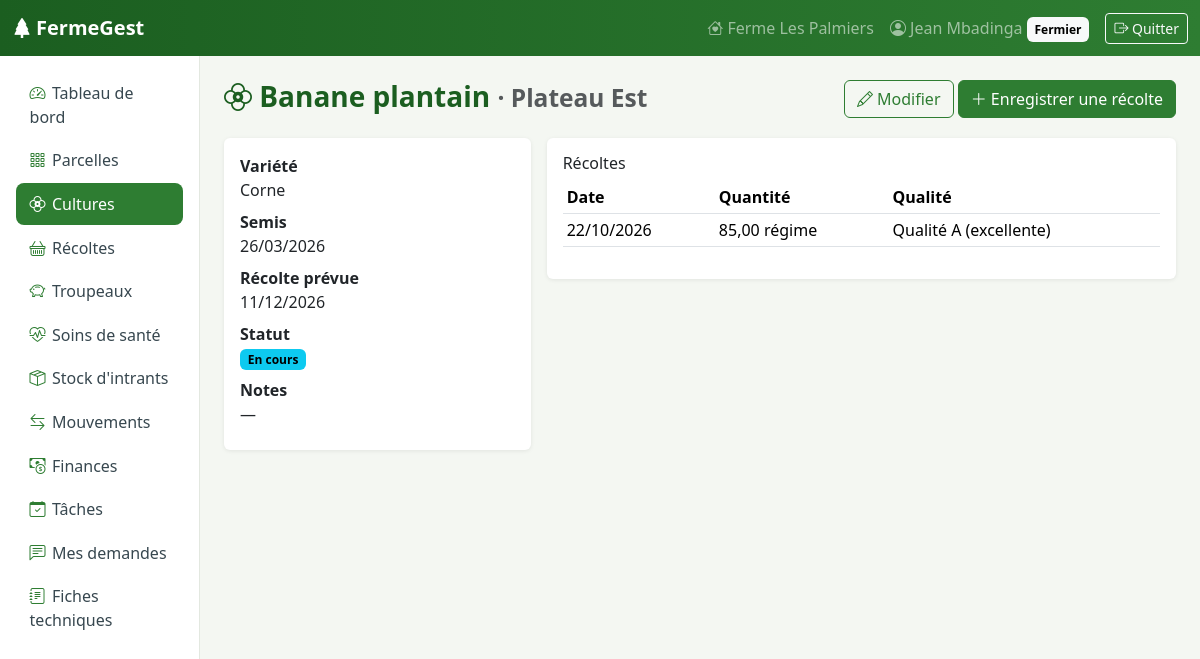
The app's page /exploitation/cultures/2/ (signed in) with its own data.
### exploitation/models.py (models this page shows, shortened)
class Ferme(models.Model):
    proprietaire = models.OneToOneField(
        settings.AUTH_USER_MODEL, on_delete=models.CASCADE, related_name="ferme"
    )
    nom = models.CharField("Nom de la ferme", max_length=120)
    localisation = models.CharField("Localisation", max_length=160)
    superficie_totale = models.DecimalField(
        "Superficie totale (ha)", max_digits=8, decimal_places=2, default=0
    )
    description = models.TextField("Description", blank=True)
    date_creation = models.DateField("Date de création", default=timezone.localdate)
    class Meta:
        verbose_name = "Ferme"
        verbose_name_plural = "Fermes"

class Culture(models.Model):
    class Statut(models.TextChoices):
        EN_COURS = "EN_COURS", "En cours"
        RECOLTEE = "RECOLTEE", "Récoltée"
        ABANDONNEE = "ABANDONNEE", "Abandonnée"
    parcelle = models.ForeignKey(Parcelle, on_delete=models.CASCADE, related_name="cultures")
    nom = models.CharField("Culture", max_length=80, help_text="Ex. : manioc, banane plantain")
    variete = models.CharField("Variété", max_length=80, blank=True)
    date_semis = models.DateField("Date de semis / plantation")
    date_recolte_prevue = models.DateField("Récolte prévue", null=True, blank=True)
    statut = models.CharField("Statut", max_length=12, choices=Statut.choices,
                              default=Statut.EN_COURS)
    notes = models.TextField("Notes", blank=True)
    class Meta:
        ordering = ["-date_semis"]

class Parcelle(models.Model):
    class TypeSol(models.TextChoices):
        ARGILEUX = "ARGILEUX", "Argileux"
        SABLEUX = "SABLEUX", "Sableux"
        LIMONEUX = "LIMONEUX", "Limoneux"
        HUMIFERE = "HUMIFERE", "Humifère"
        LATERITIQUE = "LATERITIQUE", "Latéritique"
    class Statut(models.TextChoices):
        LIBRE = "LIBRE", "Libre"
        CULTIVEE = "CULTIVEE", "Cultivée"
        JACHERE = "JACHERE", "En jachère"
    ferme = models.ForeignKey(Ferme, on_delete=models.CASCADE, related_name="parcelles")
    nom = models.CharField("Nom", max_length=80)
    superficie = models.DecimalField("Superficie (ha)", max_digits=7, decimal_places=2,
                                     validators=POSITIF)
    type_sol = models.CharField("Type de sol", max_length=12, choices=TypeSol.choices,
                                default=TypeSol.LIMONEUX)
    irrigation = models.BooleanField("Irrigation disponible", default=False)
    statut = models.CharField("Statut", max_length=10, choices=Statut.choices,
                              default=Statut.LIBRE)
    class Meta:
        ordering = ["nom"]
        unique_together = [("ferme", "nom")]

class Recolte(models.Model):
    class Unite(models.TextChoices):
        KG = "kg", "Kilogramme"
        TONNE = "t", "Tonne"
        SAC = "sac", "Sac"
        REGIME = "régime", "Régime"
    class Qualite(models.TextChoices):
        A = "A", "Qualité A (excellente)"
        B = "B", "Qualité B (bonne)"
        C = "C", "Qualité C (moyenne)"
    culture = models.ForeignKey(Culture, on_delete=models.CASCADE, related_name="recoltes")
    date = models.DateField("Date de récolte", default=timezone.localdate)
    quantite = models.DecimalField("Quantité", max_digits=10, decimal_places=2,
                                   validators=POSITIF)
    unite = models.CharField("Unité", max_length=10, choices=Unite.choices, default=Unite.KG)
    qualite = models.CharField("Qualité", max_length=1, choices=Qualite.choices,
                               default=Qualite.B)
    class Meta:
        ordering = ["-date"]

### exploitation/views.py (the view)
# urls.py: path("cultures/<int:pk>/", views.CultureDetail.as_view(), name="culture_detail"),
class CultureDetail(_DetailBase):
    modele = Culture
    ferme_lookup = "parcelle__ferme"
    template_name = "exploitation/culture_detail.html"

### comptes/context_processors.py (called while the page is built)
def navigation(request):
    user = request.user
    role, menu = None, []
    if user.is_authenticated:
        profil = getattr(user, "profil", None)
        if user.is_staff:
            role = "ADMIN"
        elif profil:
            role = profil.role
            modele = MENU_FERMIER if profil.est_fermier else MENU_EXPERT
            for libelle, nom_url, icone in modele:
                url = reverse(nom_url)
                actif = request.path == url or (
                    url.count("/") > 2 and request.path.startswith(url))
                menu.append({"libelle": libelle, "url": url, "icone": icone, "actif": actif})
    return {"role_courant": role, "menu": menu}

### comptes/models.py (called while the page is built)
    @property
    def est_fermier(self):
        return self.role == self.Role.FERMIER

### comptes/permissions.py (called while the page is built)
    def test_func(self):
        user = self.request.user
        profil = getattr(user, "profil", None)
        return bool(profil and profil.est_valide and profil.role == self.role_requis)

### exploitation/templatetags/crud_extras.py (called while the page is built)
@register.simple_tag
def cellule(objet, attribut):
    brut = getattr(objet, attribut, "")
    lecteur = getattr(objet, f"get_{attribut}_display", None)
    texte = lecteur() if lecteur else brut
    if isinstance(brut, bool):
        return format_html('<i class="bi {} "></i>', "bi-check-circle-fill text-success"
                           if brut else "bi-dash-circle text-muted")
    if brut is None or brut == "":
        return "—"
    if attribut in ATTRIBUTS_BADGE:
        return format_html('<span class="badge text-bg-{}">{}</span>',
                           BADGES.get(brut, "secondary"), texte)
    if not lecteur and isinstance(brut, (int, float)) or hasattr(brut, "as_tuple"):
        return formats.localize(brut, use_l10n=True)
    if hasattr(brut, "strftime"):
        return formats.date_format(brut, "SHORT_DATE_FORMAT")
    return texte

### exploitation/views.py (called while the page is built)
    def get_queryset(self):
        return self.modele.objects.filter(**{self.ferme_lookup: self.request.user.ferme})

    def get_context_data(self, **kwargs):
        ctx = super().get_context_data(**kwargs)
        ctx.update(prefixe=self.prefixe, titre_pluriel=self.titre_pluriel,
                   titre_singulier=self.titre_singulier, icone=self.icone)
        return ctx

### templates/exploitation/culture_detail.html (shortened to what this page needs)
{% extends "base.html" %}{% load crud_extras %}
{% block contenu %}
<div class="d-flex justify-content-between mb-3"><h1 class="page-titre h3"><i class="bi bi-flower2"></i> {{ object.nom }} <small class="text-muted">· {{ object.parcelle.nom }}</small></h1>
<div><a class="btn btn-outline-primary" href="{% url 'exploitation:culture_modifier' object.pk %}"><i class="bi bi-pencil"></i> Modifier</a>
<a class="btn btn-primary" href="{% url 'exploitation:recolte_creer' %}?culture={{ object.pk }}"><i class="bi bi-plus-lg"></i> Enregistrer une récolte</a></div></div>
<div class="row g-3">
  <div class="col-md-4"><div class="card"><div class="card-body"><dl class="mb-0">
    <dt>Variété</dt><dd>{{ object.variete|default:"—" }}</dd>
    <dt>Semis</dt><dd>{{ object.date_semis|date:"d/m/Y" }}</dd>
    <dt>Récolte prévue</dt><dd>{{ object.date_recolte_prevue|date:"d/m/Y"|default:"—" }}</dd>
    <dt>Statut</dt><dd>{% cellule object 'statut' %}</dd>
    <dt>Notes</dt><dd>{{ object.notes|default:"—" }}</dd></dl></div></div></div>
  <div class="col-md-8"><div class="card"><div class="card-body"><h2 class="h6">Récoltes</h2>
    <table class="table table-sm"><thead><tr><th>Date</th><th>Quantité</th><th>Qualité</th></tr></thead>
    {% for r in object.recoltes.all %}<tr><td>{{ r.date|date:"d/m/Y" }}</td><td>{{ r.quantite }} {{ r.unite }}</td><td>{{ r.get_qualite_display }}</td></tr>
    {% empty %}<tr><td colspan="3" class="text-muted">Aucune récolte enregistrée.</td></tr>{% endfor %}</table></div></div></div>
</div>
{% endblock %}

### templates/base.html (shortened to what this page needs)
{% load static %}<!DOCTYPE html>
<html lang="fr">
<head>
  <link rel="stylesheet" href="{% static 'vendor/bootstrap/bootstrap.min.css' %}">
  <link rel="stylesheet" href="{% static 'vendor/bootstrap-icons/bootstrap-icons.min.css' %}">
  <link rel="stylesheet" href="{% static 'css/app.css' %}">
</head>
<body>
<nav class="navbar navbar-dark navbar-ferme navbar-expand sticky-top">
  <div class="container-fluid">
    <a class="navbar-brand fw-bold" href="{% url 'comptes:accueil' %}"><i class="bi bi-tree-fill me-1"></i>FermeGest</a>
    <ul class="navbar-nav ms-auto align-items-center">
      {% if user.is_authenticated %}
        {% if role_courant == 'ADMIN' %}
          <li class="nav-item"><a class="nav-link" href="{% url 'admin:index' %}"><i class="bi bi-gear"></i> Administration</a></li>
        {% elif role_courant == 'FERMIER' %}
          <li class="nav-item"><a class="nav-link" href="{% url 'exploitation:ferme_modifier' %}"><i class="bi bi-house-heart"></i><span class="d-none d-lg-inline"> {{ user.ferme.nom }}</span></a></li>
        {% endif %}
        <li class="nav-item"><a class="nav-link" href="{% url 'comptes:profil' %}"><i class="bi bi-person-circle"></i><span class="d-none d-md-inline"> {{ user.get_full_name|default:user.username }}</span>
          {% if role_courant == 'EXPERT' %}<span class="badge text-bg-warning d-none d-sm-inline">Expert</span>{% elif role_courant == 'FERMIER' %}<span class="badge text-bg-light d-none d-sm-inline">Fermier</span>{% endif %}</a></li>
        <li class="nav-item">
          <form method="post" action="{% url 'comptes:deconnexion' %}" class="d-inline">{% csrf_token %}
            <button class="btn btn-sm btn-outline-light ms-2"><i class="bi bi-box-arrow-right"></i><span class="d-none d-md-inline"> Quitter</span></button>
          </form>
        </li>
      {% endif %}
    </ul>
  </div>
</nav>
<div class="container-fluid">
  <div class="row">
    {% if menu %}
    <aside class="col-md-3 col-lg-2 sidebar p-3 d-none d-md-block">
      <ul class="nav flex-column">
        {% for item in menu %}
        <li class="nav-item"><a class="nav-link {% if item.actif %}active{% endif %}" href="{{ item.url }}"><i class="bi {{ item.icone }}"></i>{{ item.libelle }}</a></li>
        {% endfor %}
      </ul>
    </aside>
    {% endif %}
    <main class="col p-4">
      {% block contenu %}{% endblock %}
    </main>
  </div>
</div>
</body>
</html>

### static/css/app.css (style rules this page uses)
:root { --fg-green:#2e7d32; --fg-green-dark:#1b5e20; --fg-soil:#6d4c41; --fg-bg:#f4f7f2; }
body { background: var(--fg-bg); }
.navbar-ferme { background: linear-gradient(90deg, var(--fg-green-dark), var(--fg-green)); }
.sidebar { min-height: calc(100vh - 56px); background:#fff; border-right:1px solid #e3e8e0; }
.sidebar .nav-link { color:#37474f; border-radius:.5rem; padding:.55rem .85rem; margin-bottom:2px; }
.sidebar .nav-link i { width:1.4rem; display:inline-block; color:var(--fg-green); }
.sidebar .nav-link.active { background:var(--fg-green); color:#fff; }
.sidebar .nav-link.active i { color:#fff; }
.card { border:0; box-shadow:0 1px 4px rgba(0,0,0,.08); }
.btn-primary { background:var(--fg-green); border-color:var(--fg-green); }
.btn-outline-primary { color:var(--fg-green); border-color:var(--fg-green); }
a { color:var(--fg-green-dark); }
.page-titre { color:var(--fg-green-dark); font-weight:700; }

### records on screen
Culture: nom "Banane plantain", parcelle.nom "Plateau Est", variete "Corne", date_semis "26/03/2026", date_recolte_prevue "11/12/2026", statut "En cours", notes "—"
Recolte: date "22/10/2026", quantite "85,00", unite "régime", qualite "Qualité A (excellente)"

### other values on screen
{{ user.ferme.nom }} "Ferme Les Palmiers"
{{ user.get_full_name|default:user.username }} "Jean Mbadinga"
{{ item.libelle }} "Tableau de bord" "Parcelles" "Cultures" "Récoltes" "Troupeaux" "Soins de santé" "Stock d'intrants" "Mouvements" "Finances" "Tâches" "Mes demandes" "Fiches techniques"
